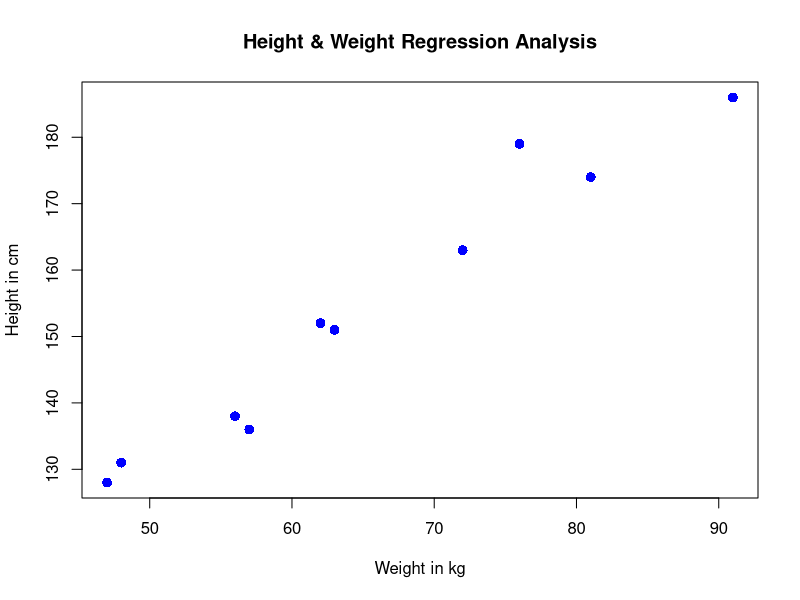

Generate this figure with R:
# Author: Emmanuel Ndubuisi, Date: October 18, 2021, Purpose: Simple linear regression analysis

# import dependent and independent variables
x <- c(151, 174, 138, 186, 128, 136, 179, 163, 152, 131) 

y <- c(63, 81, 56, 91, 47, 57, 76, 72, 62, 48)

# create model using lm()
# predict y based on x
relation <- lm(y~x)

print(relation)

# generate a prediction function

# y/weight = -38.4551 + (0.6746 * x/height)

# set working directory to desktop
setwd("/Users/ndubuisi/Desktop")

# give the chart a file name
# this intiates a "writer"
# plot() would write to this file
png(file="linear-regression.png")

# plot the chart
# abline = line of best fit
# cex = font size
# pch = dot size for data points
plot(y, x, col = "blue", main = "Height & Weight Regression Analysis", abline(lm(y~x)), cex = 1.3, pch = 16, xlab = "Weight in kg", ylab = "Height in cm")

# save the file or closes the writing
dev.off()
